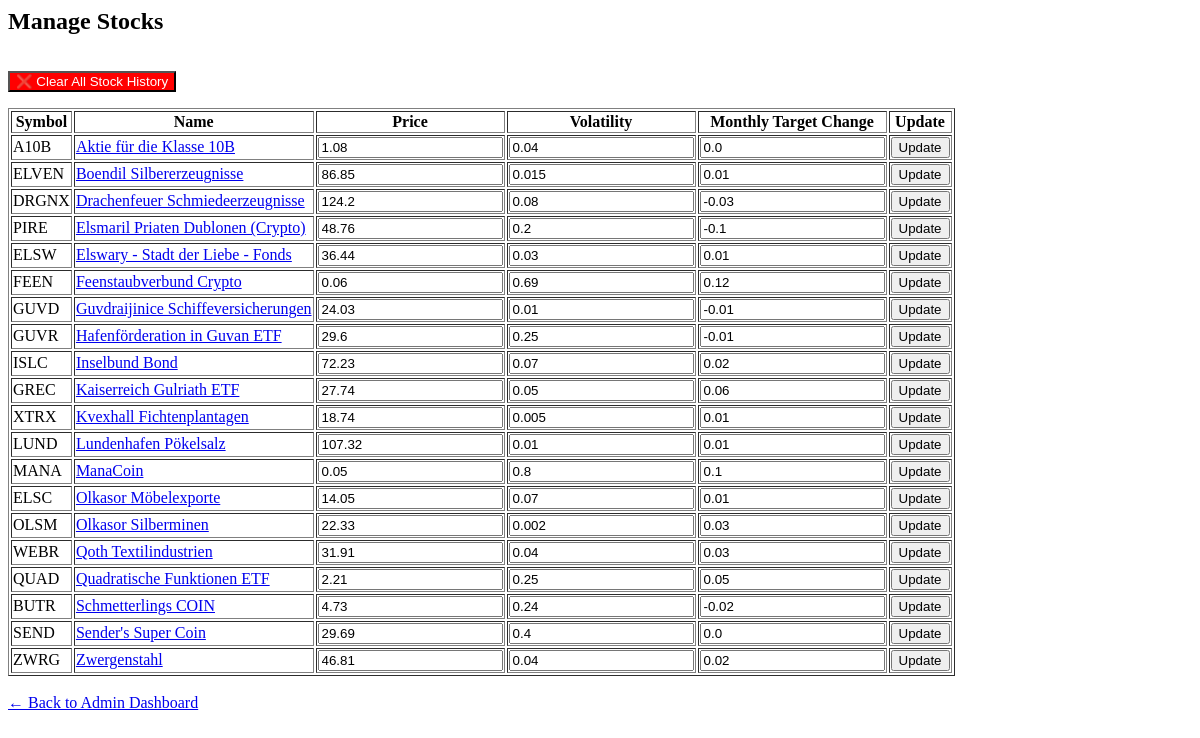
Before: /admin/admin/stocks with the older database file.
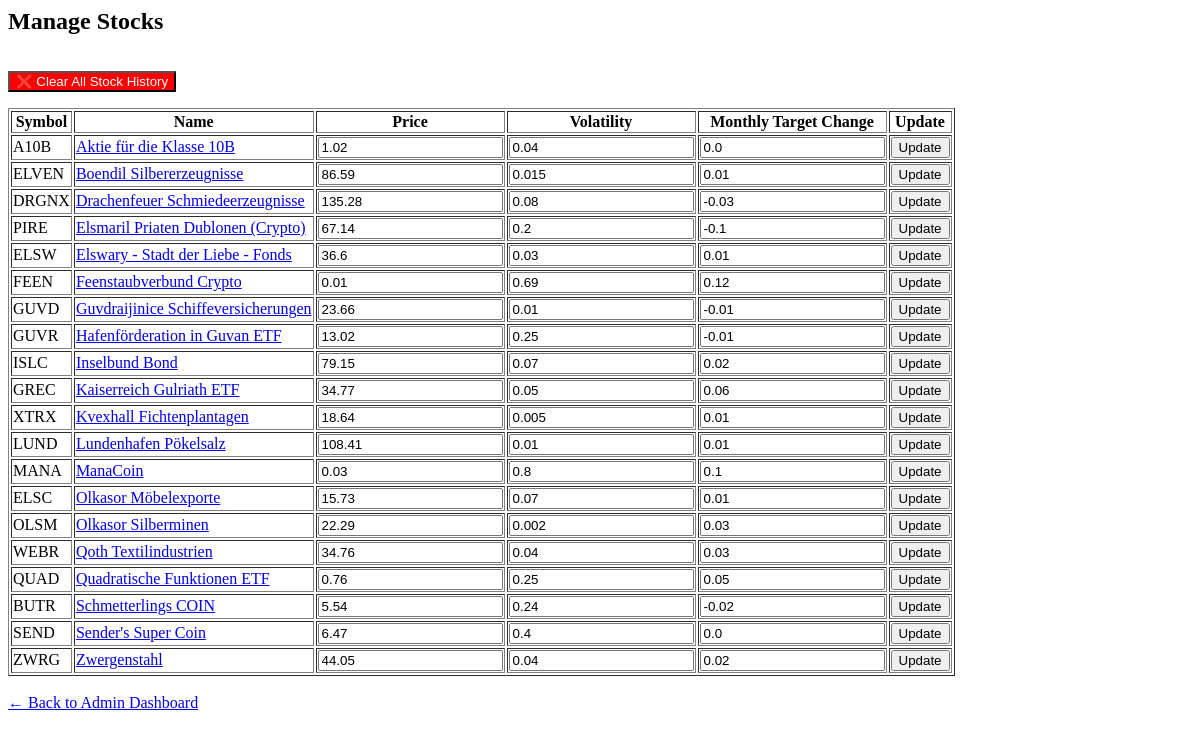
After: the same page with the newer database file.
### models.py (models this page shows)
class Stock(Base):
    __tablename__ = "stocks"
    id = Column(Integer, primary_key=True)
    symbol = Column(String, unique=True, nullable=False)
    name = Column(String, nullable=False)
    current_price = Column(Float, nullable=False)
    volatility=Column(Float)
    category=Column(String)
    monthly_target_change = Column(Float, default=0.0)
    created_at = Column(DateTime, default=datetime.utcnow())

### admin_routes.py (the view, shortened to what this page needs)
@admin_bp.route("/admin/stocks", methods=["GET", "POST"])
def manage_stocks():
    db = SessionLocal()
    stocks = db.query(Stock).order_by(Stock.name).all()
    db.close()
    return render_template("manage_stocks.html", stocks=stocks)

### templates/manage_stocks.html (shortened to what this page needs)
<h2>Manage Stocks</h2>
<form method="POST" action="{{ url_for('admin.clear_stock_history') }}" onsubmit="return confirm('Are you sure you want to delete all stock history?');">
    <button type="submit" style="margin-top: 1rem; background-color: red; color: white;">❌ Clear All Stock History</button>
</form>
<table border="1">
    <tr>
        <th>Symbol</th>
        <th>Name</th>
        <th>Price</th>
        <th>Volatility</th>
        <th>Monthly Target Change</th>
        <th>Update</th>
    </tr>
    {% for stock in stocks %}
    <tr>
        <form method="POST">
            <td>{{ stock.symbol }}</td>
            <td>
                <a href="#" onclick="showStockHistory('{{ stock.id }}', '{{ stock.name }}'); return false;">
                    {{ stock.name }}
                 </a>
            </td>
            <td>
                <input type="number" name="new_price" step="0.01" value="{{ stock.current_price }}" required>
            </td>
            <td>
                <input type="number" name="new_volatility" step="0.001" value="{{ stock.volatility }}" required>
            </td>
            <td>
                <input type="number" name="new_trend" step="0.001" value="{{ stock.monthly_target_change }}" required>
            </td>
            <td>
                <button type="submit">Update</button>
            </td>
        </form>
    </tr>
    {% endfor %}
</table>
<a href="{{ url_for('admin.dashboard') }}">← Back to Admin Dashboard</a>

Changed rows visible on the page:
changed Stock "Aktie für die Klasse 10B": new_price "1.08" → "1.02"
changed Stock "ELVEN": new_price "86.85" → "86.59"
changed Stock "DRGNX": new_price "124.2" → "135.28"
changed Stock "PIRE": new_price "48.76" → "67.14"
changed Stock "ELSW": new_price "36.44" → "36.6"
changed Stock "FEEN": new_price "0.06" → "0.01"
changed Stock "GUVD": new_price "24.03" → "23.66"
changed Stock "GUVR": new_price "29.6" → "13.02"
changed Stock "ISLC": new_price "72.23" → "79.15"
changed Stock "GREC": new_price "27.74" → "34.77"
changed Stock "XTRX": new_price "18.74" → "18.64"
changed Stock "LUND": new_price "107.32" → "108.41"
changed Stock "MANA": new_price "0.05" → "0.03"
changed Stock "ELSC": new_price "14.05" → "15.73"
changed Stock "OLSM": new_price "22.33" → "22.29"
changed Stock "WEBR": new_price "31.91" → "34.76"
changed Stock "QUAD": new_price "2.21" → "0.76"
changed Stock "BUTR": new_price "4.73" → "5.54"
changed Stock "SEND": new_price "29.69" → "6.47"
changed Stock "ZWRG": new_price "46.81" → "44.05"
